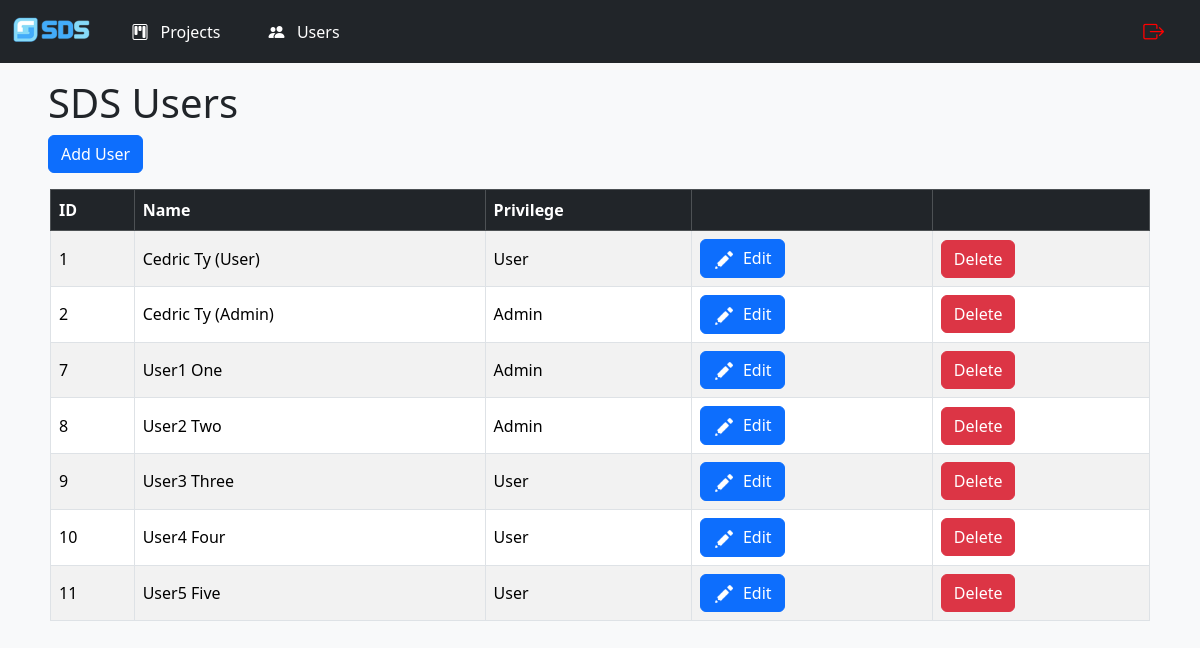
Page /users.php (signed in) on the earlier database version.
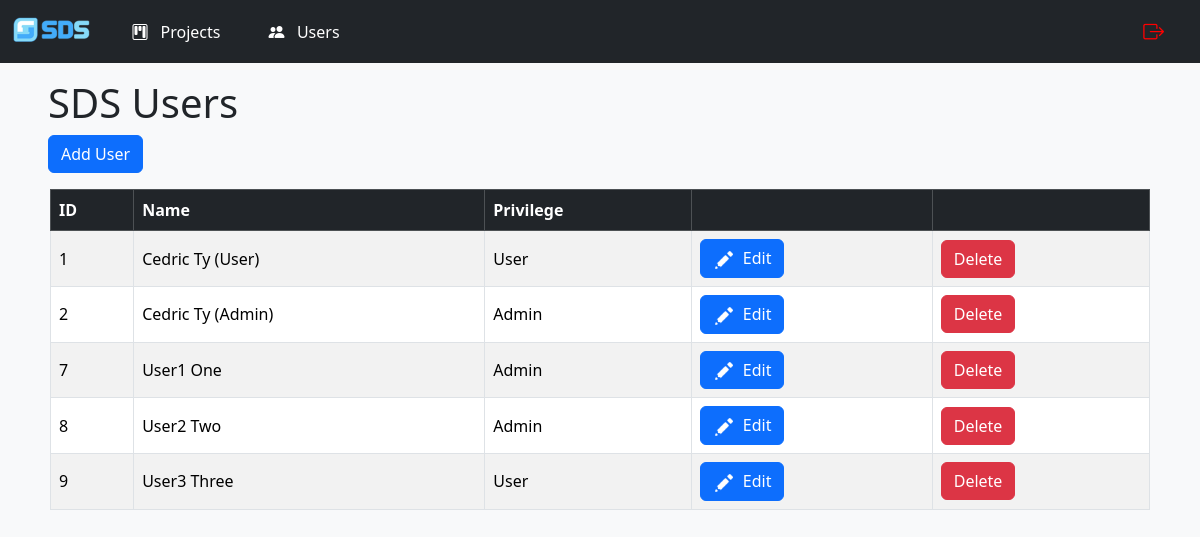
Same page on the later database version.
### tables this page shows
CREATE TABLE `users` (
  `userid` int(11) NOT NULL,
  `f_name` varchar(50) NOT NULL,
  `l_name` varchar(50) NOT NULL,
  `email` varchar(50) NOT NULL,
  `password` varchar(50) NOT NULL,
  `privilege` enum('User','Admin','') NOT NULL
);

### users.php (the view, shortened to what this page needs)
<!doctype html>
<html lang="en">
    <head>
        <link href="https://cdn.jsdelivr.net/npm/bootstrap@5.3.3/dist/css/bootstrap.min.css" rel="stylesheet">
        <link rel="stylesheet" href="https://cdn.jsdelivr.net/npm/bootstrap-icons@1.11.1/font/bootstrap-icons.css">
    </head>
    <?php
        require_once "modules/nav.php";
        get_navbar();
        require_once "services/db_config.php";
        $query = "SELECT u.userid, u.f_name, u.l_name, u.email, u.privilege
                    FROM users u";
        $stmt = $con->prepare($query);
        $stmt->execute();
        $results = $stmt->get_result();
        $users = array();
        while ($row = mysqli_fetch_assoc($results)) {
            $users[] = $row;
        }
    ?>
    <body class="bg-body-tertiary">
        <div class="container-fluid px-5 py-3">
            <h1>SDS Users</h1>
            <button type="button" class="btn btn-primary adduserbtn" data-bs-toggle="modal" data-bs-target="#adduserModal">Add User</button>
        </div>
        <div class="col-lg-11 mx-auto">
            <table class="table table-striped scrollable table-bordered align-middle table-hover">
                <thead class="table-dark">
                    <tr>
                        <th>ID</th>
                        <th>Name</th>
                        <th>Privilege</th>
                        <th></th>
                        <th></th>
                    </tr>
                </thead>
                <?php foreach($users as $user) {?>
                <tr>
                    <td><?php echo $user['userid']?></td>
                    <td><?php echo $user['f_name'] . " " . $user['l_name']?></td>
                    <td><?php echo $user['privilege']?></td>
                    <td><a class="btn btn-primary" href="edituser.php?userid=<?php echo $user['userid']?>"><img class="pe-2" src="img/edit.png" style="width:30px;">Edit</a></td>
                    <td><button type="button" class="btn btn-danger deletebtn" data-bs-toggle="modal" data-bs-target="#deleteModal">Delete</button></td>
                </tr>
                <?php } ?>
            </table>
        </div>
</body>
</html>

### modules/nav.php (shortened to what this page needs)
<?php function get_navbar() { ?>
    <nav class="navbar navbar-expand-lg bg-dark sticky-top">
    <div class="container-fluid">
        <a class="navbar-brand" href="index.php">
            <img src="img/logo.png" alt="SDS Logo" height='33px'>
        </a>
        <div class="collapse navbar-collapse" id="navbarSupportedContent">
            <ul class="navbar-nav me-auto mb-2 mb-lg-0">
            <li class="nav-item px-3">
                        <a class="nav-link active text-white" aria-current="page" href="index.php">
                            <i class="bi bi-kanban"></i>
                            <span>&nbsp Projects</span>
                        </a>
                    </li>
                <?php if($_SESSION['privilege'] == 'Admin'){ ?>
                        <li class="nav-item px-3">
                            <a class="nav-link text-white" href="../users.php">
                                <i class="bi bi-people-fill"></i>
                                <span>&nbsp Users</span>
                            </a>
                        </li>
                <?php } ?>
            </ul>
            <ul class="navbar-nav">
                    <li class="nav-item px-3">
                        <a class="nav-link clickable text-white" href="services/logout.php">
                            <i class="bi bi-box-arrow-right" style='color: red; font-size: 130%'></i>
                        </a>
                    </li>
            </ul>
        </div>
    </div>
    </nav>
<?php } ?>

Differences in the rows shown:
removed users: userid "10", f_name "User4", l_name "Four", privilege "User"
removed users: userid "11", f_name "User5", l_name "Five", privilege "User"
